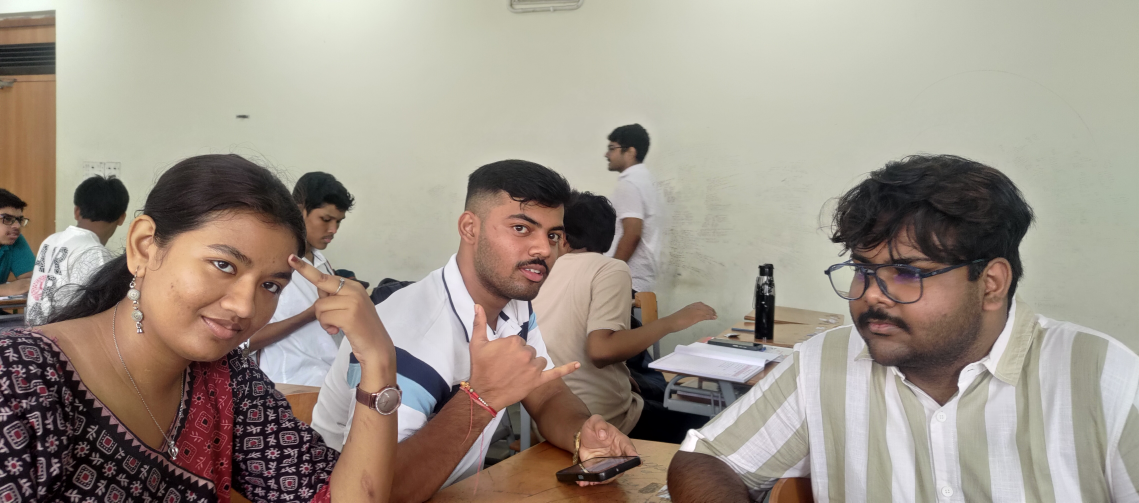
#> input picture backend/uploads/checkins/15d5362e-845d-4025-bc46-e6dcae063b8a_f1ffed71385c42109bc67659cdbf1a65.jpg, 4556 x 2010 px (shown at 1/4 size)
$ python -i ai_inspection_analysis.py   (imports and definitions only)   (older library calls are emulated)
#> lines starting #> are read from the running program, lines starting #| are printed output that depends on the picture
#> further down, picture is the input picture: shape (2010, 4556, 3); mean B, G, R 136.2, 147.5, 157.5
"""
AI analysis of inspector-submitted evidence: per-photo theme
detection + parameter scoring, aggregation into an inspection-level
report, and comparison against a project's previous inspection.

--- The theme system -------------------------------------------------
A single "cleanliness score" for a whole site visit is close to
meaningless -- a photo of a washroom and a photo of a cracked
retaining wall are evidence of completely different things. Instead,
every photo is first classified into one theme from a fixed taxonomy
(THEME_RULES below), and each theme declares WHICH quality parameters
it's actually evidence for, and how strongly:

    restroom  -> mostly cleanliness/hygiene, a little infrastructure
    structural_damage -> mostly infrastructure/safety, nothing about hygiene
    exterior_campus -> maintenance/aesthetics/safety

A photo only ever contributes scores to the parameters its theme
declares -- a washroom photo never affects the "aesthetics" score, a
playground photo never affects "hygiene". This is what lets the
inspection-level report end up with six independently meaningful
point scores instead of one mushy average.

--- Two analysis backends --------------------------------------------
1. Offline heuristic (always available, zero configuration): theme is
   guessed from the inspector's caption/report text via keyword
   matching, and parameter scores are derived from real pixel
   statistics (brightness, sharpness, edge density, dark/stain ratio)
   computed with OpenCV -- the same "no network, no API key" approach
   as app/services/ai_vision.py's face-check.
2. Hosted vision-language API (optional, see app/services/vision_api_client.py
   and app/config.py): if any provider key is configured, the actual
   photo content drives theme detection + scoring instead of just the
   caption text. Falls back to (1) automatically on any failure.

Every photo is analyzed through whichever backend is available at
upload time (see POST /inspections/{id}/evidence/upload); aggregation
into an inspection-level InspectionAnalysisReport happens once, at
report-submission time (see POST /inspections/{id}/submit-report).
"""
from __future__ import annotations

import re
from dataclasses import dataclass, field
from datetime import datetime

import cv2
import numpy as np

from app.config import settings
from app.services import vision_api_client
from app.services.ai_vision import InvalidImageError

PARAMETERS = ("cleanliness", "hygiene", "infrastructure", "safety", "maintenance", "aesthetics")

PARAMETER_LABELS = {
    "cleanliness": "Cleanliness",
    "hygiene": "Hygiene & Sanitation",
    "infrastructure": "Infrastructure Condition",
    "safety": "Safety",
    "maintenance": "Maintenance & Upkeep",
    "aesthetics": "Aesthetics & Presentation",
}

# --- Theme taxonomy ---------------------------------------------------
# `weights` must sum to 1.0 -- they control both which parameters a
# photo of this theme contributes to, and how strongly (see
# _blend_toward_neutral below: a low-weight parameter for a given
# theme is pulled toward a neutral baseline rather than swinging on
# full pixel-derived signal, since a washroom photo is only weak
# evidence about "infrastructure" in the structural sense).
THEME_RULES: dict[str, dict] = {
    "restroom": {
        "label": "Restroom / Sanitation Block",
        "keywords": ["bathroom", "toilet", "washroom", "restroom", "urinal", "latrine", "loo", "lavatory"],
        "weights": {"cleanliness": 0.4, "hygiene": 0.4, "infrastructure": 0.2},
    },
    "kitchen_dining": {
        "label": "Kitchen / Dining / Mess Hall",
        "keywords": ["kitchen", "dining", "mess hall", "mess", "canteen", "pantry", "cooking", "cafeteria"],
        "weights": {"cleanliness": 0.35, "hygiene": 0.4, "infrastructure": 0.25},
    },
    "classroom_office": {
        "label": "Classroom / Office / Interior Hall",
        "keywords": ["classroom", "class room", "lecture", "office", "desk", "blackboard", "whiteboard", "workshop"],
        "weights": {"cleanliness": 0.3, "infrastructure": 0.4, "aesthetics": 0.3},
    },
    "dormitory": {
        "label": "Dormitory / Residential Room",
        "keywords": ["dormitory", "dorm", "hostel room", "bedroom", "bunk", "residential"],
        "weights": {"cleanliness": 0.4, "infrastructure": 0.35, "hygiene": 0.25},
    },
    "corridor_common": {
        "label": "Corridor / Staircase / Common Area",
        "keywords": ["corridor", "hallway", "passage", "lobby", "staircase", "stairs", "common area", "entrance"],
        "weights": {"cleanliness": 0.3, "infrastructure": 0.4, "safety": 0.3},
    },
    "structural_damage": {
        "label": "Structural Damage / Disrepair",
        "keywords": ["crack", "cracked", "broken wall", "damage", "damaged", "collapse", "collapsed",
                     "leak", "leakage", "seepage", "damp", "dampness", "ceiling fall", "plaster", "pothole"],
        "weights": {"infrastructure": 0.6, "safety": 0.4},
    },
    "electrical": {
        "label": "Electrical Installation",
        "keywords": ["wiring", "electrical", "switchboard", "panel", "exposed wire", "transformer", "meter box"],
        "weights": {"safety": 0.65, "infrastructure": 0.35},
    },
    "water_drainage": {
        "label": "Water Supply / Drainage / Sanitation Infrastructure",
        "keywords": ["drain", "drainage", "sewage", "water tank", "overflow", "stagnant water", "borewell", "pipeline"],
        "weights": {"hygiene": 0.4, "infrastructure": 0.35, "safety": 0.25},
    },
    "fire_safety": {
        "label": "Fire / Emergency Safety Equipment",
        "keywords": ["fire extinguisher", "fire exit", "smoke detector", "emergency exit", "fire alarm", "hydrant"],
        "weights": {"safety": 1.0},
    },
    "exterior_campus": {
        "label": "Exterior / Campus / Grounds",
        "keywords": ["playground", "campus", "garden", "exterior", "facade", "compound", "ground", "parking", "boundary wall"],
        "weights": {"maintenance": 0.4, "aesthetics": 0.3, "safety": 0.3},
    },
    "general": {
        "label": "General Site View",
        "keywords": [],
        "weights": {"cleanliness": 0.5, "infrastructure": 0.5},
    },
}

# Checked in keyword-count order (excluding "general", which is the
# fallback when nothing else matches at all).
_THEME_KEYS_FOR_MATCHING = [k for k in THEME_RULES if k != "general"]

_POSITIVE_WORDS = [
    "excellent", "clean", "well maintained", "well-maintained", "satisfactory", "good condition",
    "hygienic", "tidy", "spotless", "functional", "safe", "adequate", "improved", "renovated",
]
_NEGATIVE_WORDS = [
    "broken", "leak", "leaking", "unhygienic", "poor", "damaged", "overflowing", "infested",
    "unsafe", "filthy", "dirty", "cracked", "collapsed", "neglected", "unusable", "hazard", "hazardous",
    "damp", "mold", "mould", "stagnant", "garbage", "unclean",
]


# [25 lines left out: functions _keyword_theme_scores, detect_theme_from_text, not called in this run]


@dataclass
class PhotoAnalysis:
    theme: str
    theme_label: str
    confidence: float
    scores: dict[str, float]  # only the parameters this theme applies to
    findings: list[str]
    quality_flags: dict[str, bool]
    source: str  # "vision_api" | "heuristic" | "heuristic_no_image"


# [17 lines left out: function _decode_image, not called in this run]


def _pixel_metrics(image_bgr) -> dict[str, float]:
    gray = cv2.cvtColor(image_bgr, cv2.COLOR_BGR2GRAY)
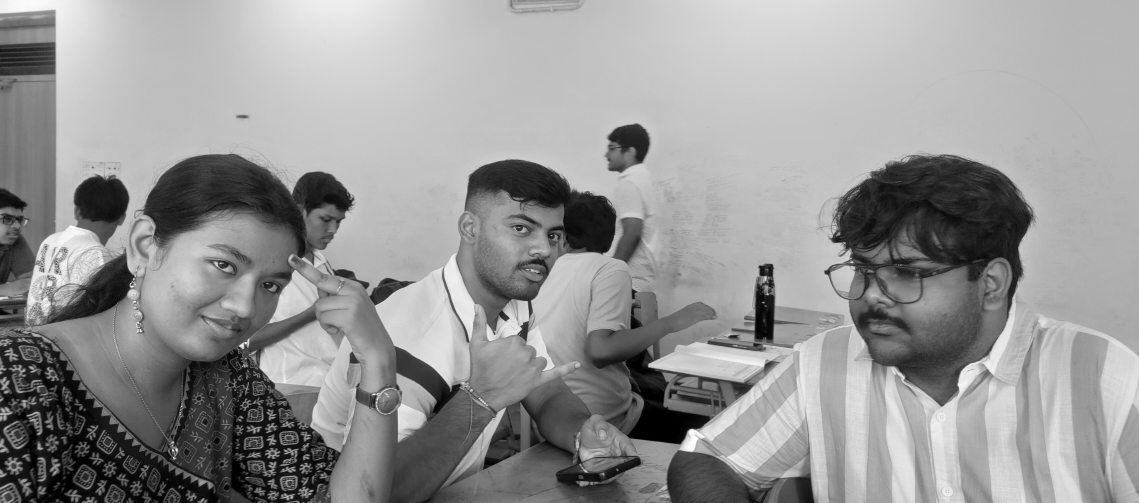
#> gray: shape (2010, 4556) (shown at 1/4 size); min 0, max 255, mean 149.3
    hsv = cv2.cvtColor(image_bgr, cv2.COLOR_BGR2HSV)
#> hsv: shape (2010, 4556, 3); mean H, S, V 50.3, 48.1, 159.2

    brightness = float(gray.mean())
#> brightness = 149.3
    sharpness = float(cv2.Laplacian(gray, cv2.CV_64F).var())
#> sharpness = 49.01
    edges = cv2.Canny(gray, 100, 200)
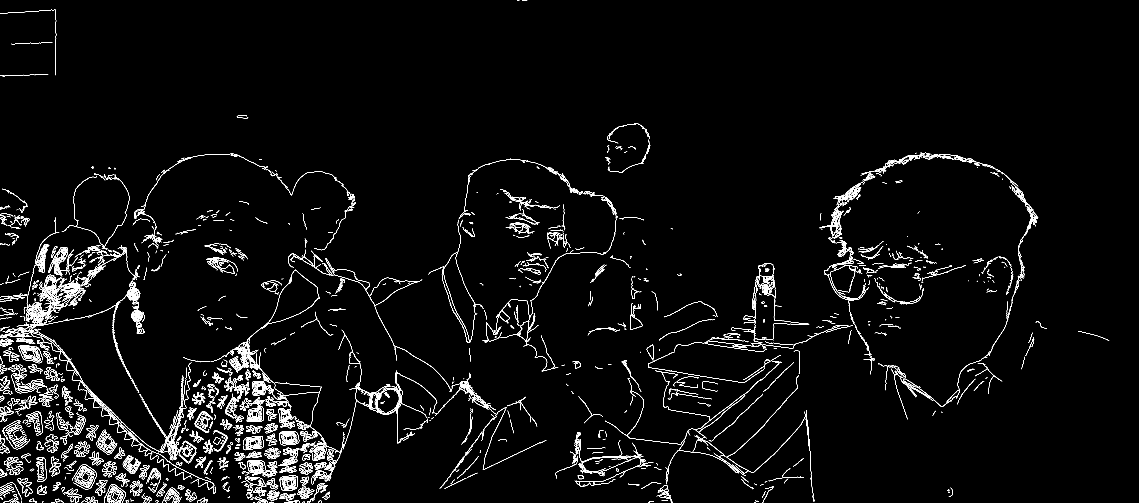
#> edges: shape (2010, 4556) (shown at 1/4 size); 1.9% white in thin lines or dots
    edge_density = float(edges.mean()) / 255.0
#> edge_density = 0.0185
    saturation = float(hsv[:, :, 1].mean())
#> saturation = 48.12
    dark_ratio = float((gray < 70).mean())
#> dark_ratio = 0.164

    return {
        "brightness": brightness,
        "sharpness": sharpness,
        "edge_density": edge_density,
        "saturation": saturation,
        "dark_ratio": dark_ratio,
    }


# [6 lines left out: function _quality_flags, not called in this run]


def _clamp(value: float, low: float = 3.0, high: float = 98.0) -> float:
    return max(low, min(high, value))


# [96 lines left out: functions _raw_parameter_scores, _findings_from_metrics, _weighted_theme_scores, analyze_photo, not called in this run]


# --- Aggregation: per-photo analyses -> one inspection-level report ---

_GRADE_BANDS = [
    (90, "Excellent"),
    (75, "Good"),
    (60, "Satisfactory"),
    (40, "Needs Improvement"),
    (0, "Critical"),
]


# [12 lines left out: functions _grade_for, _text_sentiment_nudge, not called in this run]


@dataclass
class AggregatedAnalysis:
    overall_score: float
    grade: str
    parameter_scores: dict[str, float | None]
    parameter_evidence_counts: dict[str, int]
    summary: str
    theme_breakdown: list[dict]
    source: str  # "vision_api" | "heuristic" | "text_only" | "hybrid"


# [141 lines left out: functions aggregate_analysis, _build_summary, not called in this run]


# --- Comparison against the previous inspection at the same project ---

_TREND_BAND = 5.0  # |delta| below this is "stable", not noise-chasing every 1-2 point wobble


# [65 lines left out: functions _trend, compare_analyses, not called in this run]

>>> import cv2
>>> picture = cv2.imread('../../uploads/checkins/15d5362e-845d-4025-bc46-e6dcae063b8a_f1ffed71385c42109bc67659cdbf1a65.jpg')
>>> result = _pixel_metrics(picture)
#> result = {'brightness': 149.3, 'sharpness': 49.01, 'edge_density': 0.0185, 'saturation': 48.12, 'dark_ratio': 0.164}
